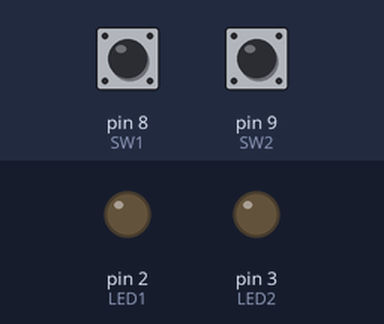
Bench run of a sketch on a simulated Arduino Uno, built with avr-gcc and run on an emulated ATmega328P. Parts: output pins drawn as LEDs (lit = HIGH). Dashed ring = blinking. Inputs (shaded band) come from the test bench; at power-on: pin 8 (SW1) HIGH, pin 9 (SW2) HIGH.

Above: at 1.2 s.
1.3 s: pin 8 (SW1) pulled LOW for 0.15 s
At 1.7 s:
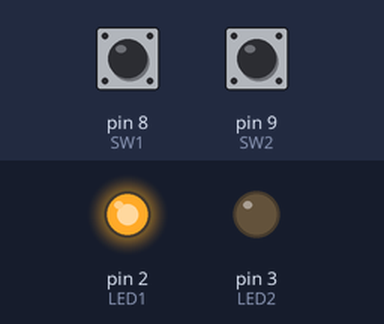
4.4 s: pin 9 (SW2) pulled LOW for 0.15 s
At 6.54 s:
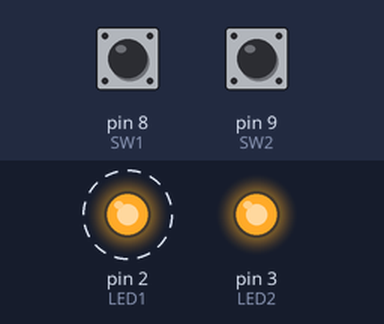
7.4 s: pin 8 (SW1) pulled LOW for 1 s
At 7.76 s:
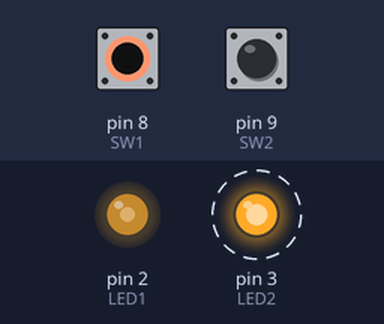
10.4 s: pin 8 (SW1) pulled LOW for 3.2 s
At 13.86 s:
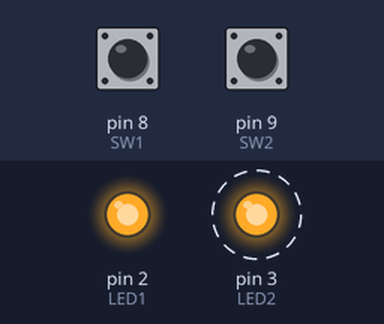
16.1 s: pin 9 (SW2) pulled LOW for 1 s
19.1 s: pin 9 (SW2) pulled LOW for 3.2 s
Timing chart, 0 to 24.8 s (numbered marks = the images above; inputs shaded):
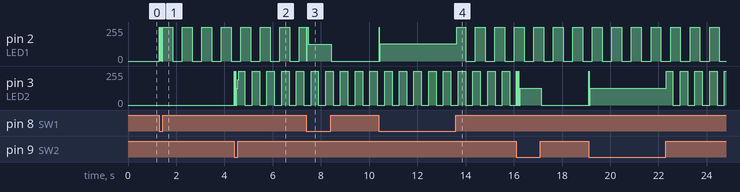

Measured:
- after the input at 1.3 s, pin 2 (LED1): goes 7 × (255/255 0.01 s, 0/255 0.01 s), 3 × (255/255 0.41 s, 0/255 0.40 s), 255/255 0.41 s, then 0/255, starting at once

The sketch:

MsTimer2.ino
```cpp
#include "MsTimer2.h"

byte LED1 = 2;
byte LED2 = 3;
byte SW1 = 8;
byte SW2 = 9;

volatile byte Count01 = 0; //SW1
volatile byte Count02 = 0;

volatile byte Count1 = 0;
volatile byte Count2 = 0;

boolean sw1state1 = false;
boolean sw2state1 = false;
boolean sw1state = false;
boolean sw2state = false;

void TimerExec() {
   Count01++;
   Count02++;
   Count1++;
   Count2++;
}

void setup() {
   Serial.begin(9600);
   pinMode(LED1, OUTPUT);
   pinMode(LED2, OUTPUT);
   pinMode(SW1, INPUT_PULLUP);
   pinMode(SW2, INPUT_PULLUP);

   MsTimer2::set(10,TimerExec);
   MsTimer2::start();
}

void loop() {
   if(digitalRead(SW1) == LOW) {
      if(sw1state1 == true) {
          if(Count01 >= 1) {
             sw1state1 = false;
             if(sw1state) {
                sw1state = false;
                digitalWrite(LED1, LOW);
             } else {
                sw1state = true;
                Count1 = 0;
             }
          }
      } else {
         sw1state1 = true;
         Count01 = 0;
      }
   }

   if(digitalRead(SW2) == LOW) {
      if(sw2state1 == true) {
         if(Count02 >= 1) {
            sw2state1 = false;
            if(sw2state) {
               sw2state = false;
               digitalWrite(LED2, LOW);
            } else {
               sw2state = true;
               Count2 = 0;
            }
         }
      } else {
         sw2state1 = true;
         Count02 = 0;
      }
   }

   if(sw1state == true) {
      if(Count1 < 40)  digitalWrite(LED1, HIGH);
      if(Count1 > 40)  digitalWrite(LED1, LOW);
      if(Count1 > 80)  Count1 = 0;
   }

   if(sw2state == true) {
      if(Count2 < 30)  digitalWrite(LED2, HIGH);
      if(Count2 > 30)  digitalWrite(LED2, LOW);
      if(Count2 > 60)  Count2 = 0;
   }
}
```
